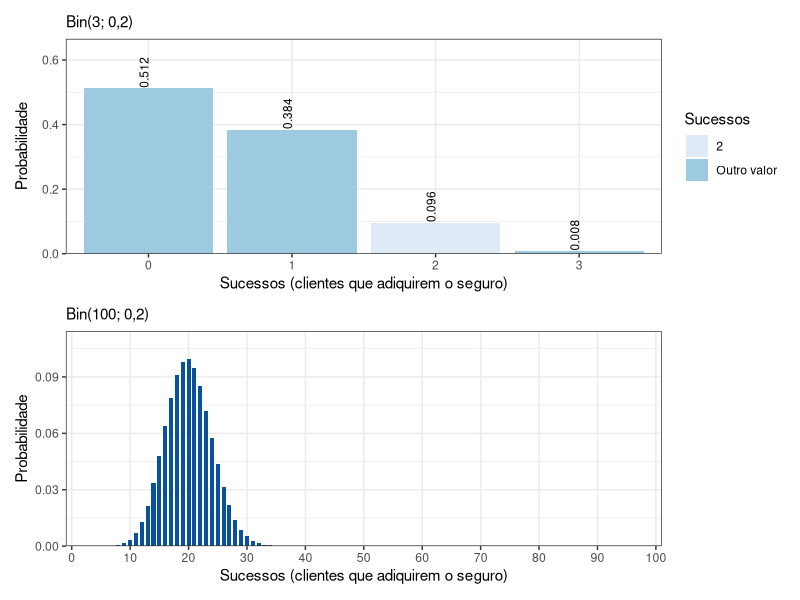
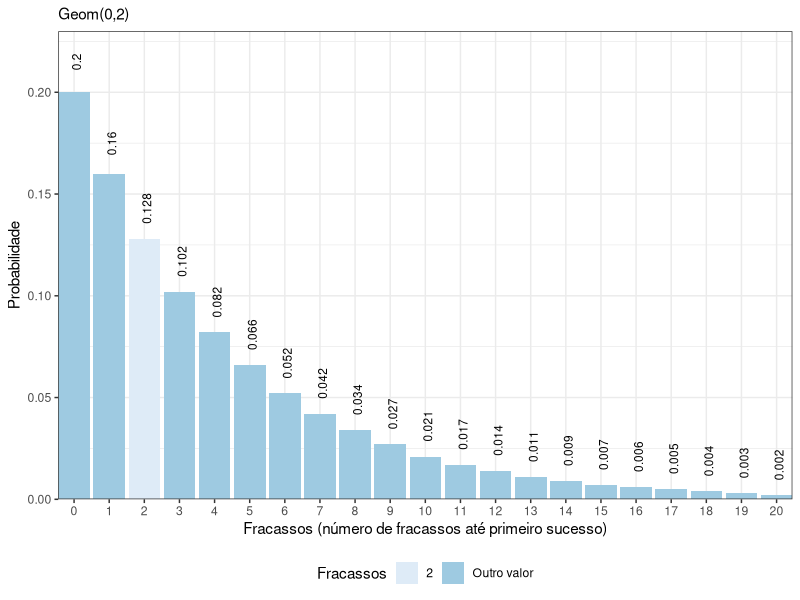
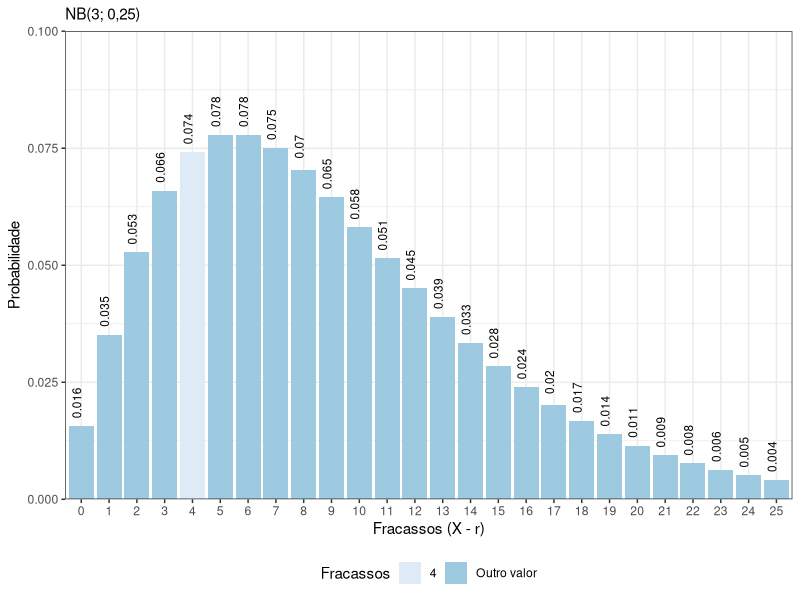
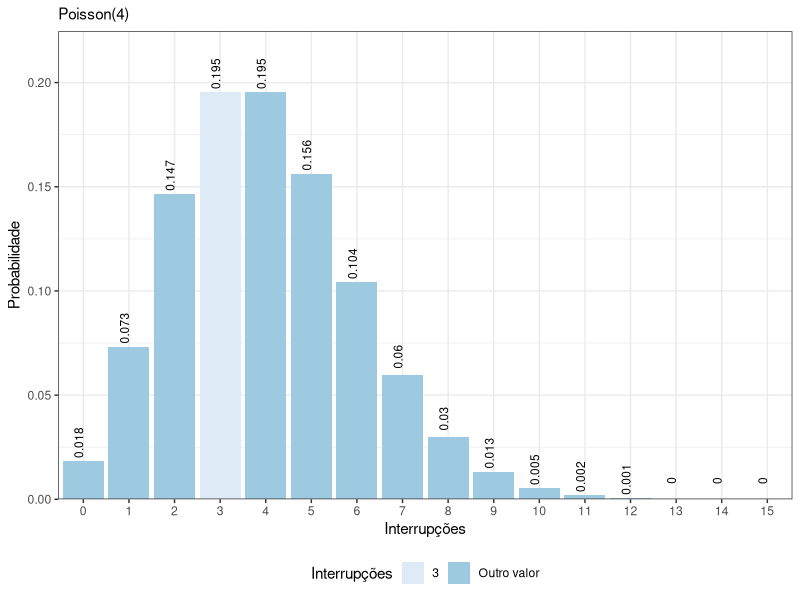

Write the R code that produced these figures, in order.
## ---- chunk 1
dbinom(0, 6, 0.4) # P(X=0)
dbinom(1, 6, 0.4) # P(X=1)
dbinom(2, 6, 0.4) # P(X=2)
dbinom(3, 6, 0.4) # P(X=3)
dbinom(4, 6, 0.4) # P(X=4)
dbinom(5, 6, 0.4) # P(X=5)
dbinom(6, 6, 0.4) # P(X=6)
## ---- chunk 2
dbinom(0:6, 6, 0.4)
## ---- chunk 3
n <- 3
p <- 0.2
df_bin3 <- data.frame(x = 0:n, 
                 prob = dbinom(x = 0:n, size = n, prob = p))

n <- 100
df_bin100 <- data.frame(x = 0:n, 
                 prob = dbinom(x = 0:n, size = n, prob = p))
## ---- chunk 4
library(dplyr)
library(ggplot2)

n <- 3
p <- 0.2
df <- data.frame(x = 0:n, 
                 prob = dbinom(x = 0:n, size = n, prob = p))

g1 <- df %>%
  mutate(dois = ifelse(x == 2, 2, "Outro valor")) %>%
  ggplot(aes(x = factor(x), y = prob, fill = dois)) +
  geom_col() +
  geom_text(
    aes(label = round(prob,3), y = prob + 0.05),
    position = position_dodge(1.15),
    size = 3,
    vjust = 0, hjust=.5, angle = 90
  ) +
  scale_x_discrete(expand = c(0.01, 0))+
  scale_y_continuous(expand = c(0, 0.0), limits = c(0,max(df$prob)*1.3))+
  scale_fill_brewer(palette = "Blues")+
  labs(
    subtitle = "Bin(3; 0,2)",
    x = "Sucessos (clientes que adiquirem o seguro)",
    y = "Probabilidade",
    fill= "Sucessos")+
  theme_bw()+
  theme(legend.position = "right")


n <- 100
p <- 0.2
df <- data.frame(x = 0:n, 
                 prob = dbinom(x = 0:n, size = n, prob = p))

g2 <- df %>%
  mutate(dois = "2") %>%
  ggplot(aes(x = factor(x), y = prob)) +
  geom_col(width = 0.7, fill = "#08519C") +
  scale_x_discrete(expand = c(0.01, 0), breaks=seq(0,n,10))+
  scale_y_continuous(expand = c(0, 0.0), limits = c(0, max(df$prob)+0.015))+
  labs(
    subtitle = "Bin(100; 0,2)",
    x = "Sucessos (clientes que adiquirem o seguro)",
    y = "Probabilidade")+
  theme_bw()+
  theme(legend.position = "none")

library(patchwork)

(g1)/g2
## ---- chunk 5
n <- 20
p <- 0.2
df <- data.frame(x = 0:n, 
                 prob = dgeom(x = 0:n, prob = p))
## ---- chunk 6
library(dplyr)
library(ggplot2)

n <- 20
p <- 0.2
df <- data.frame(x = 0:n, 
                 prob = round(dgeom(x = 0:n, prob = p),3))

df %>%
  mutate(dois = ifelse(x == 3-1, 2, "Outro valor")) %>%
  ggplot(aes(x = factor(x), y = prob, fill = dois)) +
  geom_col() +
  geom_text(
    aes(label = prob, #ifelse(prob!=dgeom(x = 3-1, p), "", round(prob,3)), 
        y = prob + 0.015, x=x+1.2),
    # position = position_dodge(1.15),
    size = 3,
    vjust = 0, hjust=.5, angle = 90
  ) +
  scale_x_discrete(expand = c(0.01, 0))+
  scale_y_continuous(expand = c(0, 0.0), limits = c(0,max(df$prob)*1.15))+
  scale_fill_brewer(palette = "Blues")+
  labs(
    subtitle = "Geom(0,2)",
    x = "Fracassos (número de fracassos até primeiro sucesso)",
    y = "Probabilidade",
    fill= "Fracassos")+
  theme_bw()+
  theme(legend.position = "bottom")


## ---- chunk 7
r <- 3
p <- 0.25
df <- data.frame(x = 0:25, 
                 prob = dnbinom(x = 0:25, size = r, prob = p))
## ---- chunk 8
library(dplyr)
library(ggplot2)

r <- 3
p <- 0.25
f <- 7 - r #numero de fracassos

data.frame(x = 0:25, 
           prob = dnbinom(x = 0:25, size = r, prob = p)) %>%
  mutate(falhas = ifelse(x == f, f, "Outro valor")) %>%
  ggplot(aes(x = factor(x), y = prob, fill = falhas)) +
  geom_col() +
  geom_text(
    aes(label = round(prob,3), y = prob + 0.005),
    position = position_dodge(1.15),
    size = 3,
    vjust = 0, hjust=.5, angle = 90
  ) +
  scale_x_discrete(expand = c(0.01, 0))+
  scale_y_continuous(expand = c(0, 0.0), limits = c(0,0.1))+
  scale_fill_brewer(palette = "Blues")+
  labs(#title = "Probabilidade de r = 3 sucessos em X = 7 tentativas",
    subtitle = "NB(3; 0,25)",
    x = "Fracassos (X - r)",
    y = "Probabilidade",
    fill= "Fracassos")+
  theme_bw()+
  theme(legend.position = "bottom")
## ---- chunk 9
lambda <- 4
df <- data.frame(x = 0:15, 
                 prob = dpois(x = 0:15, lambda = lambda))
## ---- chunk 10
library(dplyr)
library(ggplot2)

df %>%
  mutate(tres = ifelse(x == 3, 3, "Outro valor")) %>%
  ggplot(aes(x = factor(x), y = prob, fill = tres)) +
  geom_col() +
  geom_text(
    aes(label = round(prob,3), y = prob + 0.009),
    position = position_dodge(1.1),
    size = 3, angle=90,
    vjust = 0, hjust=.5
  ) +
  scale_x_discrete(expand = c(0.01, 0))+
  scale_y_continuous(expand = c(0, 0.0), limits = c(0,max(df$prob)*1.15))+
  scale_fill_brewer(palette = "Blues")+
  labs(subtitle = "Poisson(4)",
       x = "Interrupções",
       y = "Probabilidade",
       fill= "Interrupções")+
  theme_bw()+
  theme(legend.position = "bottom")
## ---- chunk 11
library(kableExtra)
options(OutDec= ",")
matriz <- matrix(nrow=4, ncol=4)
v=3 #vermelho
b=4 #branco
a=5 #azul
n=v+b+a
for(i in 1:4)
  for(j in 1:4)
    matriz[i,j] = (choose(v,i-1)*choose(b,j-1)*choose(a,3-(i-1+j-1)))

matriz <- matriz/choose(n,3)

matriz <- cbind(matriz, rowSums(matriz))
matriz <- round(rbind(matriz, colSums(matriz)), 4)

colnames(matriz) <- c(paste0("P(Y=",0:3,")"), "P(X=j)")
rownames(matriz) <- c(paste0("P(X=",0:3,")"), "P(Y=i)")

matriz %>% kable(caption = 'Distribuição conjunta de X e Y.') %>% 
  kable_styling("striped", full_width = F) %>% 
  column_spec(1, bold=T) %>% 
  column_spec(6, background = "lightgray", border_left = T) %>%
  row_spec(4, extra_css = "border-bottom: 1px solid") %>% 
  row_spec(5, background = "lightgray") %>% 
  column_spec(1, border_right = T, background = "white")
